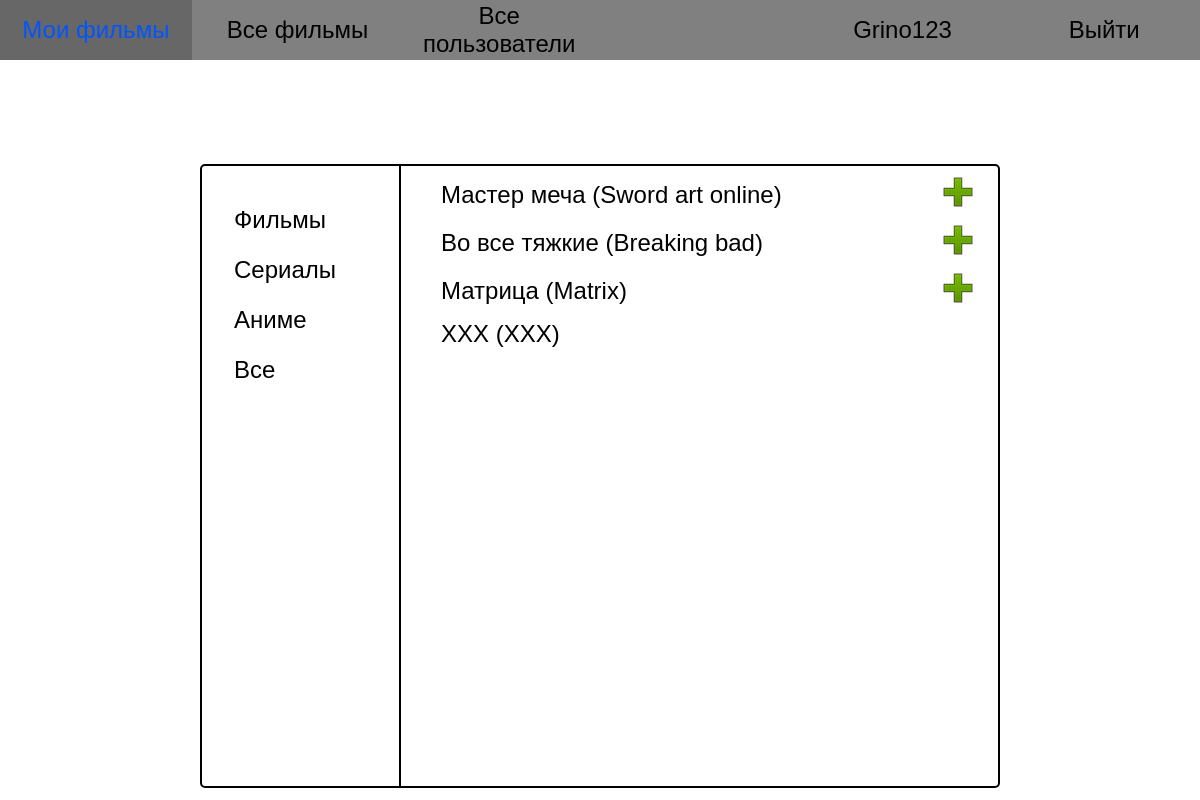
The app's page /all_movies/vse (signed in) with its own data.
### films_app/models.py (models this page shows, shortened)
class Category(models.Model):
    category_name = models.CharField(max_length=50, verbose_name='Категория')
    slug = models.SlugField(max_length=50, unique=True, db_index=True, verbose_name='URL')
    class Meta:
        verbose_name = 'Категория'
        verbose_name_plural = 'Категории'

class Movie(models.Model):
    movie_title = models.CharField(max_length=100, verbose_name='Название')
    original_title = models.CharField(max_length=100, blank=True, default='', verbose_name='Оригинальное название')
    description = models.TextField(verbose_name='Описание', blank=True, default='')
    url = models.URLField(blank=True, default='', verbose_name='Ссылка')
    category = models.ManyToManyField(Category, db_index=True, verbose_name='Категории')

### films_app/views.py (the view)
# urls.py: path('all_movies/<slug:slug>', AllMoviesView.as_view(), name='category_movies'),
class AllMoviesView(ListView):
    model = Movie
    template_name = 'films_app/all_movies.html'
    context_object_name = 'movies'
    def get_context_data(self, *, object_list=None, **kwargs):
        context = super().get_context_data(**kwargs)
        context['category'] = Category.objects.all()
        context['statuses'] = Status.objects.all()
        added_movies = UserMovies.objects.filter(user=self.request.user.id)
        context['added_movies'] = []
        for movie in added_movies:
            context['added_movies'].append(movie.movie)
        if self.kwargs:
            category = self.kwargs['slug']
            category = context['category'].get(slug=category)
            context['movies'] = context['movies'].filter(category=category)
        return context

### films_app/templates/films_app/all_movies.html
{% extends 'films_app/table_template.html' %}
{% load static %}
{% block list_movies %}
    <ul class="all__movies" style="overflow-y: scroll;">
        {% for movie in movies %}
            <li class="info__movie">
                <a href="" class="info__link">{{ movie.movie_title }} ({{ movie.original_title }})</a>
                {% if movie not in added_movies %}
                    <a href="{% url 'add_movie' movie.id %}" class="add__movie"><img src="{% static 'films_app/img/plus.ico' %}"></a>
                {% endif %}
            </li>
        {% endfor %}
    </ul>
{% endblock %}

### films_app/templates/films_app/table_template.html (shortened to what this page needs)
{% extends 'base.html' %}
{% load static %}
{% block css_add %}
    <link rel="stylesheet" href="{% static 'films_app/css/index.css' %}">
{% endblock %}
{% block content %}
    <div class="page__content">
        {% block films_content %}
            <div class="films__content">
                {% block films_navigation %}
                    <div class="films__navigation">
                        <ul class="category__name">
                            {% for cat in category %}
                                <li><a href="{% url 'category_movies' cat.slug %}">{{ cat.category_name }}</a></li>
                            {% endfor %}
                        </ul>
                    </div>
                {% endblock %}
                <div class="all__movies">
                    {% block list_movies %}
                    {% endblock %}
                </div>
            </div>
        {% endblock %}
    </div>
{% endblock %}

### templates/includes/navbar.html (shortened to what this page needs)
<nav class="navigation__bar container">
  <ul>
    <li><a href="/" class="nav__main">Мои фильмы</a></li>
    <li><a href="{% url 'all_movies' %}" class="nav__all__movies">Все фильмы</a></li>
    <li><a href="{% url 'users_list' %}" class="nav__all__users">Все пользователи</a></li>
    <li>
    </li>
    {% if request.user.is_authenticated is False %}
        <li><a href="{% url 'registration' %}" class="nav__registart</>ion">Регистрация</a></li>
        <li><a href="{% url 'login' %}" class="nav__login">Войти</a></li>
    {% else %}
        <li><a href="" class="nav__username">{{ request.user|capfirst }}</a></li>
        <li><a href="{% url 'logout' %}" class="nav__logout">Выйти</a></li>
    {% endif %}
  </ul>
</nav>

### films_app/static/films_app/css/index.css (style rules this page uses)
.page__content { display: grid; height: 91vh; grid-template-columns: repeat(6, 1fr); grid-template-rows: .5fr 1fr 1fr 1fr; }
.films__content { grid-column-start: 2; grid-column-end: -2; grid-row-start: 2; grid-row-end: -1; display: grid; grid-template-columns: 1fr 3fr; border: 2px solid black; border-radius: 5px; }
.films__navigation { border-right: 2px solid; }
.category__name { padding-left: 0; margin-top: 40px; }
.category__name li { height: 40px; margin-bottom: 10px; padding-left: 2rem; }
.category__name li a { text-decoration: none; }
.all__movies { height: 100%; margin-top: 0; }
.all__movies li a { align-self: center; }
.info__movie { display: grid; grid-template-columns: 6fr 1fr; margin-top: 10px; }
.add__movie { text-align: center; }

### static/base.css (style rules this page uses)
html, body { margin: 0; padding: 0; box-sizing: border-box; }
body { font-family: 'Arial'; width: 100%; min-height: 100vh; font-size: 1.5rem; }
.navigation__bar ul { display: grid; padding: 0; margin: 0; height: 100%; min-height: 60px; grid-template-columns: repeat(6, 1fr); grid-column-gap: 10px; background: grey; }
.navigation__bar li { display: table; height: 100%; width: 100%; align-items: center; text-align: center; }
.navigation__bar li a { display: table-cell; vertical-align: middle; height: 100%; width: 100%; }
li { list-style-type: none; }
a { color: rgba(0,0,0,1); text-decoration: none; }

### records on screen
Category: category_name "Фильмы"
Category: category_name "Сериалы"
Category: category_name "Аниме"
Category: category_name "Все"
Movie: movie_title "Мастер меча", original_title "Sword art online"
Movie: movie_title "Во все тяжкие", original_title "Breaking bad"
Movie: movie_title "Матрица", original_title "Matrix"
Movie: movie_title "XXX", original_title "XXX"

### other values on screen
{{ request.user|capfirst }} "Grino123"
